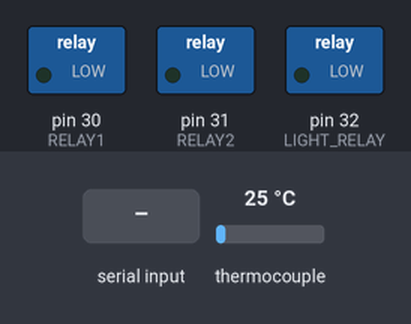
Bench run of a sketch on a simulated Arduino Mega 2560, built with avr-gcc and run on an emulated ATmega2560. Shown: switched loads named in the sketch (green lamp = pin HIGH). The test bench sets the inputs (shaded band); at power-on: thermocouple 25 °C. What the sketch prints to the serial monitor is not drawn.

Above: at 1.2 s.
1.3 s: "START\n" received over the second serial link
At 2.5 s:
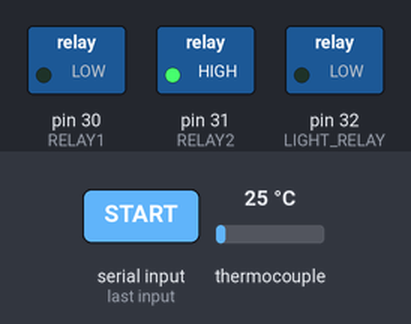
4.3 s: "LTOGGLE\n" received over the second serial link
At 4.8 s:
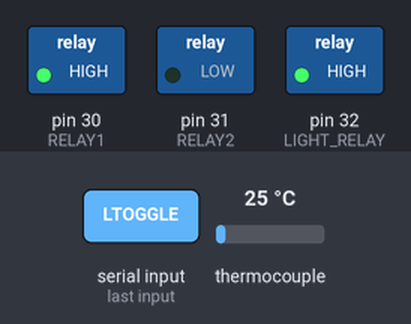
5.8 s: thermocouple set to 55 °C
8.8 s: thermocouple set to 63 °C
At 9.1 s:
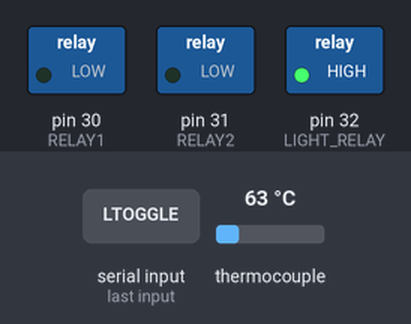
10.3 s: thermocouple set to 6 °C
At 11.5 s:
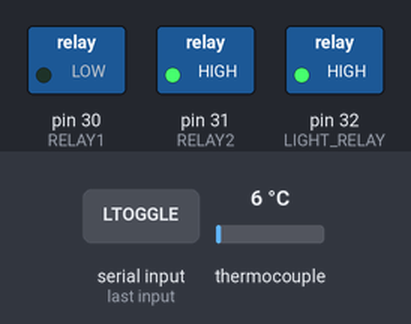
13.3 s: thermocouple set to 75 °C
At 13.8 s:
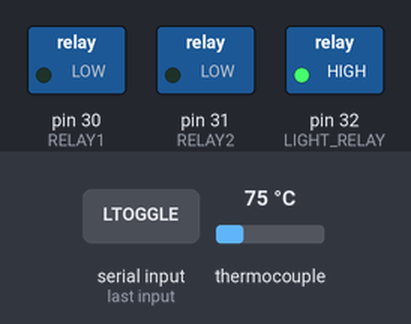
Timing chart, 0 to 15.8 s (numbered marks = the images above; inputs shaded):
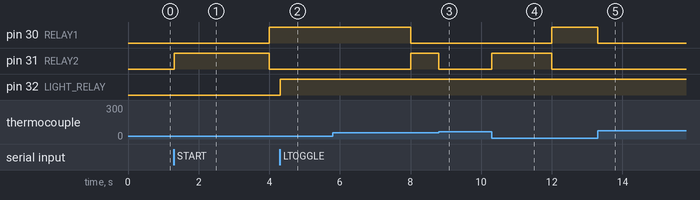

The sketch:

sauna-control.ino
```cpp
#include <SPI.h>
#include <Adafruit_MAX31865.h>

// --- Configuration Pins Capteur ---
#define MAX_CS   53
#define MAX_SDI  51
#define MAX_SDO  50
#define MAX_CLK  52

// --- Pins Relais (SSR) ---
#define RELAY1       30
#define RELAY2       31
#define LIGHT_RELAY  32

Adafruit_MAX31865 rtd = Adafruit_MAX31865(MAX_CS, MAX_SDI, MAX_SDO, MAX_CLK);

// --- LOGIQUE STANDARD ---
#define RELAY_ON  HIGH  // 5V (Pin) -> SSR ON
#define RELAY_OFF LOW   // 0V (Pin) -> SSR OFF
#define RNOMINAL  100.0
#define RREF      430.0

// --- Variables ---
float currentTemp = 0;
float setTemp = 60;
bool saunaOn = false;
bool lightOn = false;
bool toggleHeater = false;
unsigned long prevMillisHeater = 0;
unsigned long heaterInterval = 4000;
unsigned long sessionDuration = 0;
unsigned long sessionStart = 0;
unsigned long lastDisplayUpdate = 0;

void setup() {
  Serial.begin(115200);
  Serial1.begin(9600); // Nextion sur 18/19

  pinMode(RELAY1, OUTPUT);
  pinMode(RELAY2, OUTPUT);
  pinMode(LIGHT_RELAY, OUTPUT);

  // Tout éteint au départ
  digitalWrite(RELAY1, RELAY_OFF);
  digitalWrite(RELAY2, RELAY_OFF);
  digitalWrite(LIGHT_RELAY, RELAY_OFF);

  rtd.begin(MAX31865_3WIRE);
  Serial.println("Systeme pret. Logique Standard (Pin 5V = ON)");
}

void loop() {
  currentTemp = rtd.temperature(RNOMINAL, RREF);

  // Lecture Nextion
  if(Serial1.available()) {
    String cmd = Serial1.readStringUntil('\n');
    cmd.trim();

    if(cmd == "START") {
      saunaOn = true;
      sessionStart = millis();
      if(sessionDuration == 0) sessionDuration = 30UL * 60000UL;
    }
    else if(cmd == "STOP") {
      saunaOn = false;
    }
    else if(cmd == "LTOGGLE") {
      lightOn = !lightOn;
      digitalWrite(LIGHT_RELAY, lightOn ? RELAY_ON : RELAY_OFF);
    }
    else if(cmd == "TUP") {
      if(setTemp < 95) setTemp++;
    }
    else if(cmd == "TDOWN") {
      if(setTemp > 30) setTemp--;
    }
    else if(cmd.startsWith("TIME")) {
      int mins = cmd.substring(4).toInt();
      sessionDuration = (unsigned long)mins * 60000UL;
      sessionStart = millis();
      saunaOn = true;
    }
  }

  // Fin de session : couper le chauffage quand la minuterie expire
  if (saunaOn && sessionDuration > 0 && (millis() - sessionStart >= sessionDuration)) {
    saunaOn = false;
  }

  // Thermostat
  if(saunaOn && currentTemp < setTemp) {
    if(millis() - prevMillisHeater >= heaterInterval) {
      prevMillisHeater = millis();
      toggleHeater = !toggleHeater;
    }
    digitalWrite(RELAY1, toggleHeater ? RELAY_ON : RELAY_OFF);
    digitalWrite(RELAY2, !toggleHeater ? RELAY_ON : RELAY_OFF);
  } else {
    digitalWrite(RELAY1, RELAY_OFF);
    digitalWrite(RELAY2, RELAY_OFF);
  }

  if (millis() - lastDisplayUpdate >= 500) {
    updateDisplay();
    lastDisplayUpdate = millis();
  }
}

void updateDisplay() {
  int minsLeft = 0;
  if(saunaOn && sessionDuration > 0) {
    unsigned long elapsed = millis() - sessionStart;
    if(elapsed < sessionDuration) {
      minsLeft = (int)((sessionDuration - elapsed) / 60000) + 1;
    }
  }
  Serial1.print("tTemp.txt=\""); Serial1.print(currentTemp, 1); Serial1.print("\""); endNextion();
  Serial1.print("tSet.txt=\""); Serial1.print(setTemp, 0); Serial1.print("\""); endNextion();
  Serial1.print("tTime.txt=\""); Serial1.print(minsLeft); Serial1.print("\""); endNextion();
  Serial1.print("tStatus.txt=\""); Serial1.print(saunaOn ? "ACTIF" : "OFF"); Serial1.print("\""); endNextion();
  Serial1.print("tLight.txt=\""); Serial1.print(lightOn ? "ON" : "OFF"); Serial1.print("\""); endNextion();
}

void endNextion() {
  Serial1.write(0xff); Serial1.write(0xff); Serial1.write(0xff);
}
```

Measured:
- the behaviour switches between 59 and 60 °C on thermocouple (found by bisection; images 2 and 3)
- after the input at 1.3 s, pin 30 (RELAY1): LOW → HIGH after 2.7 s; pin 31 (RELAY2): LOW → HIGH at once, → LOW 2.7 s later
- after the input at 4.3 s, pin 32 (LIGHT_RELAY): LOW → HIGH at once
- after the input at 8.8 s, pin 31 (RELAY2): HIGH → LOW at once
- after the input at 10.3 s, pin 30 (RELAY1): LOW → HIGH after 1.7 s; pin 31 (RELAY2): LOW → HIGH at once, → LOW 1.7 s later
- after the input at 13.3 s, pin 30 (RELAY1): HIGH → LOW at once
